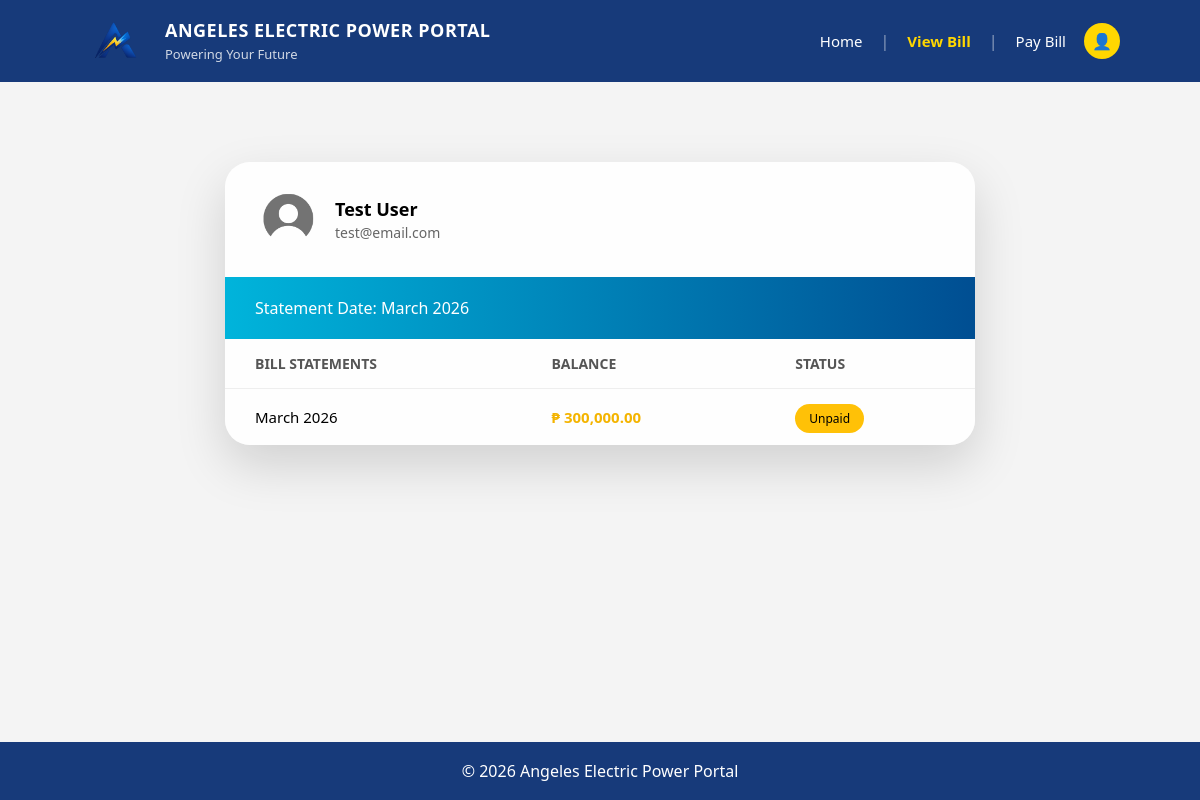
/view_bill.php (signed in), run on the app's committed database.
### tables this page shows
CREATE TABLE `users` (
  `id` int(11) NOT NULL,
  `account_number` varchar(20) DEFAULT NULL,
  `name` varchar(100) NOT NULL,
  `email` varchar(100) NOT NULL,
  `password` varchar(255) NOT NULL,
  `dob` date DEFAULT NULL,
  `address` varchar(255) DEFAULT NULL,
  `contact_no` varchar(20) DEFAULT NULL,
  `created_at` timestamp NOT NULL DEFAULT current_timestamp()
);

CREATE TABLE `bills` (
  `id` int(11) NOT NULL,
  `user_id` int(11) NOT NULL,
  `billing_month` varchar(20) DEFAULT NULL,
  `amount` decimal(10,2) DEFAULT NULL,
  `due_date` date DEFAULT NULL,
  `status` enum('Paid','Unpaid') DEFAULT 'Unpaid',
  `created_at` timestamp NOT NULL DEFAULT current_timestamp()
);

### view_bill.php (the view, shortened to what this page needs)
<?php
include 'config/database.php';
$user_id = $_SESSION['user_id'];
$user_query = $conn->prepare("SELECT name, email FROM users WHERE id=?");
$user_query->bind_param("i", $user_id);
$user_query->execute();
$user = $user_query->get_result()->fetch_assoc();
$bills_query = $conn->prepare("SELECT * FROM bills WHERE user_id=? ORDER BY created_at DESC");
$bills_query->bind_param("i", $user_id);
$bills_query->execute();
$bills = $bills_query->get_result();
$first_bill = $bills->fetch_assoc();
?>
<!DOCTYPE html>
<html lang="en">
<head>
    <link rel="stylesheet" href="assets/style.css">
</head>
<?php include 'includes/header.php'; ?>
<div class="page-content">
    <div class="statement-wrapper">
        <div class="statement-card">
            <div class="statement-user">
                <div class="account-avatar">
                    <img src="assets/user.png" alt="User">
                </div>
                <div>
                    <h3><?php echo $user['name']; ?></h3>
                    <span><?php echo $user['email']; ?></span>
                </div>
            </div>
            <div class="statement-top">
                Statement Date:
                <?php
                if ($first_bill) {
                    echo $first_bill['billing_month'];
                } else {
                    echo "No Bill Yet";
                }
                ?>
            </div>
            <table class="statement-table">
                <tr>
                    <th>BILL STATEMENTS</th>
                    <th>BALANCE</th>
                    <th>STATUS</th>
                </tr>
                <?php if ($first_bill) { ?>
                    <tr>
                        <td><?php echo $first_bill['billing_month']; ?></td>
                        <td class="<?php echo $first_bill['status'] == 'Unpaid' ? 'amount-unpaid' : 'amount-paid'; ?>">
                            ₱ <?php echo number_format($first_bill['amount'], 2); ?>
                        </td>
                        <td>
                            <?php if ($first_bill['status'] == 'Paid') { ?>
                                <span class="badge-paid">Paid</span>
                            <?php } else { ?>
                                <span class="badge-unpaid">Unpaid</span>
                            <?php } ?>
                        </td>
                    </tr>
                <?php } ?>
            </table>
        </div>
    </div>
</div>
<?php include 'includes/footer.php'; ?>
</body>
</html>

### assets/style.css (style rules this page uses)
* { margin:0; padding:0; box-sizing:border-box; font-family:'Segoe UI', sans-serif; }
html { height:100%; }
.page-content { flex:1; }
.statement-wrapper { display:flex; justify-content:center; padding:80px 20px; }
.statement-card { background:rgba(255,255,255,0.95); width:750px; border-radius:25px; box-shadow:0 20px 50px rgba(0,0,0,0.15); overflow:hidden; }
.statement-top { background:linear-gradient(to right,#00b4db,#004e92); padding:20px 30px; color:white; }
.statement-user { display:flex; align-items:center; gap:15px; padding: 25px 30px 25px 30px; }
.statement-user h3 { font-size:18px; }
.statement-user span { font-size:14px; color:#666; }
.statement-table { width:100%; border-collapse:collapse; }
.statement-table th { text-align:left; padding:15px 30px; font-size:14px; color:#555; }
.statement-table td { padding:18px 30px; border-top:1px solid #eee; font-size:15px; }
.amount-unpaid { color:#f4b400; font-weight:700; }
.badge-unpaid { background:#ffc107; color:black; padding:6px 14px; border-radius:20px; font-size:12px; }
.account-avatar { width: 65px; height: 65px; border-radius: 50%; overflow: hidden; }
.account-avatar img { width: 100%; height: 100%; object-fit: cover; }

### data on the page
users: name "Test User", email "test@email.com"
bills: billing_month "March 2026", amount "300,000.00"
